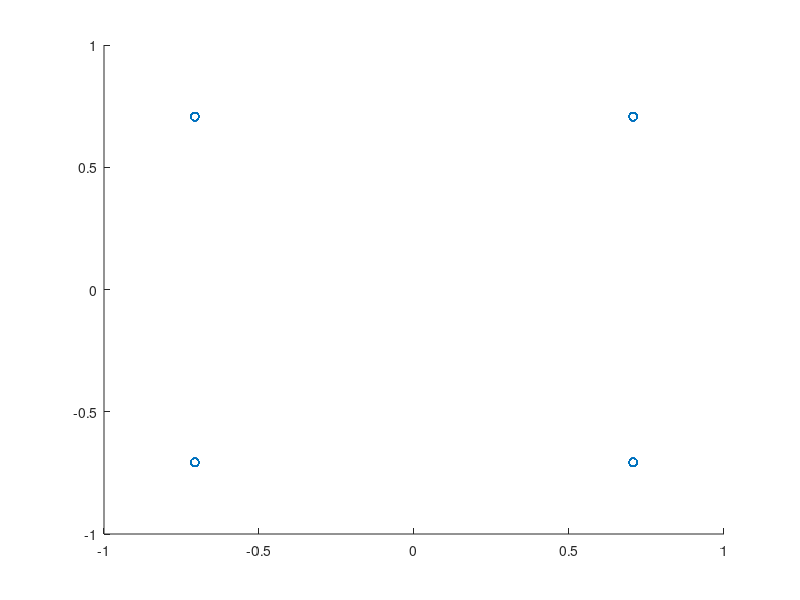
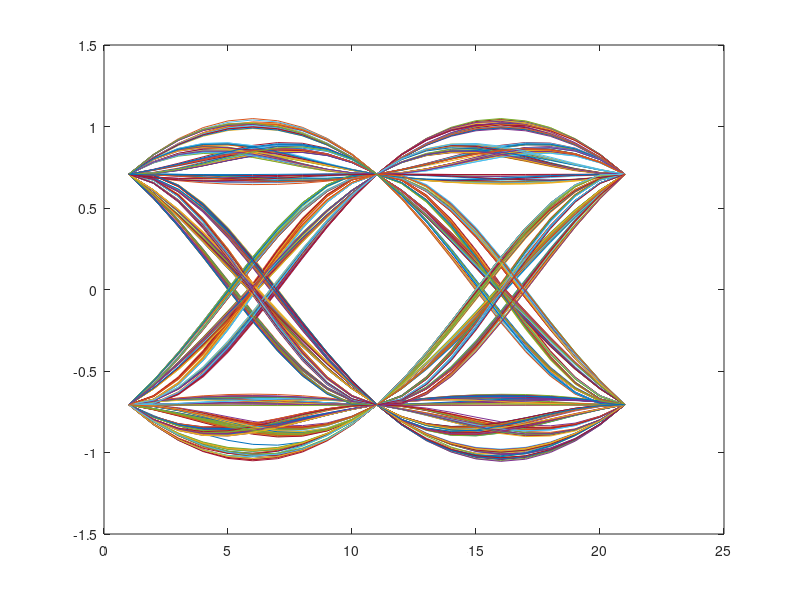
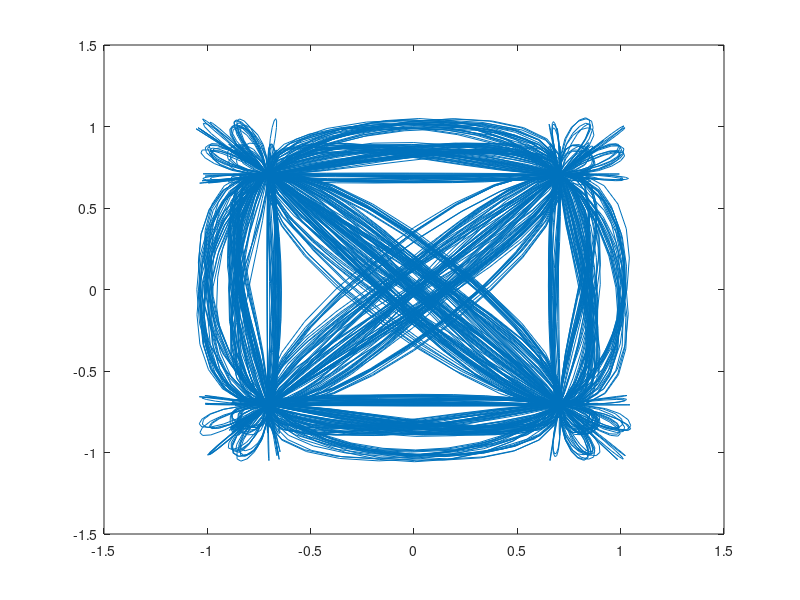

Here is the MATLAB script that generated these plots, in order:
clc;
%% 
clear;
T=1/(10^5);
t=-10*T:T/10:10*T; %샘플링 10^6
Fs=10^6; 
b=0.5;
M=4;
%%M개의 경우(phase) 중 random한 복소평면dI,dQ조합 뽑기
theta=zeros(1,M);
for k=1:M
    theta(k)=exp(1j*(2*pi/M*(k-1)+pi/M));
end
data=randsrc(1,1000,theta);

%%oversampling
oversample_data=zeros(1,10000);
for k=1:1000
oversample_data(10*(k-1)+1)=data(k);
    for l=2:10
        oversample_data(10*(k-1)+l)=0;
    end
end

h1_t=sinc(t/T).*cos(pi*b*t/T)./(1-(2*b*t/T).^2);  
filtered=conv(oversample_data,h1_t, 'same');
downsample_filtered=zeros(1,1000);
for m=1:1000
    downsample_filtered(m)=filtered(m*10-9);
end

figure(1) %%eye pattern
dI=real(downsample_filtered);
dQ=imag(downsample_filtered);
scatter(dI,dQ);

figure(2) %%space diagram
L=length(data);
for p=1:(L/2-1)
   R=real(filtered(p*20-19:p*20+1));
   plot(R)
   hold on
end

figure(3)
plot(filtered); %%4번





